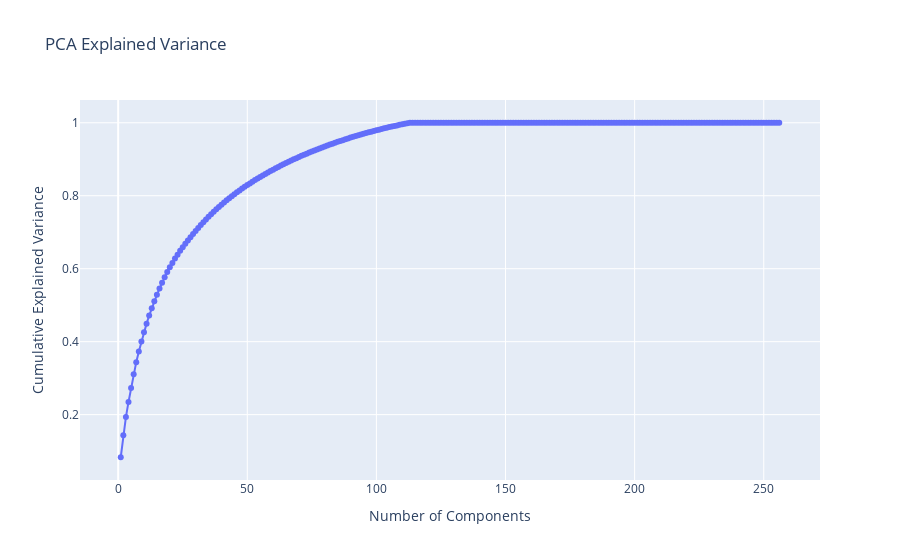

Notebook code for this chart:
### Markdown cell above
### 4.1 Feature Standardization and Variance Analysis

1. We standardize all 256 features
2. We fit PCA to see how variance is distributed across components
3. We choose the optimal number of components to retain

### Code cell
features_loaded = np.load(FEATURES_PATH)
labels_loaded = np.load(LABELS_PATH)

# Standardize features (mean=0, std=1)
scaler = StandardScaler()
features_scaled = scaler.fit_transform(features_loaded)

# Fit PCA to analyze variance distribution
pca_full = PCA()
pca_full.fit(features_scaled)

explained_variance = pca_full.explained_variance_ratio_
cumulative_variance = np.cumsum(explained_variance)

fig_variance = go.Figure()
fig_variance.add_trace(go.Scatter(
    x=list(range(1, len(explained_variance) + 1)),
    y=cumulative_variance,
    mode='lines+markers',
    name='Cumulative Variance'
))
fig_variance.update_layout(
    title='PCA Explained Variance',
    xaxis_title='Number of Components',
    yaxis_title='Cumulative Explained Variance',
    hovermode='x'
)
fig_variance.show()

print(
    f"Variance explained by first 2 components: {cumulative_variance[1]:.2%}")
print(
    f"Variance explained by first 10 components: {cumulative_variance[9]:.2%}")
print(
    f"Variance explained by first 50 components: {cumulative_variance[49]:.2%}")
print(
    f"Variance explained by first 60 components: {cumulative_variance[59]:.2%}")
print(
    f"Variance explained by first 75 components: {cumulative_variance[74]:.2%}")
print(
    f"Variance explained by first 100 components: {cumulative_variance[99]:.2%}")
print(
    f"Variance explained by first 120 components: {cumulative_variance[149]:.2%}")

### Figure 1 — Plotly figure (JSON) as saved in the notebook; plotly's stock layout.template omitted (floating-point values rounded to 4 significant figures; data arrays with more than 128 entries replaced by an {"elided": "..."} marker saying what was removed)
{"data": [{"mode": "lines+markers", "name": "Cumulative Variance", "type": "scatter", "x": {"elided": "256 int values"}, "y": {"elided": "256 float values"}}], "layout": {"hovermode": "x", "title": {"text": "PCA Explained Variance"}, "xaxis": {"title": {"text": "Number of Components"}}, "yaxis": {"title": {"text": "Cumulative Explained Variance"}}}}
